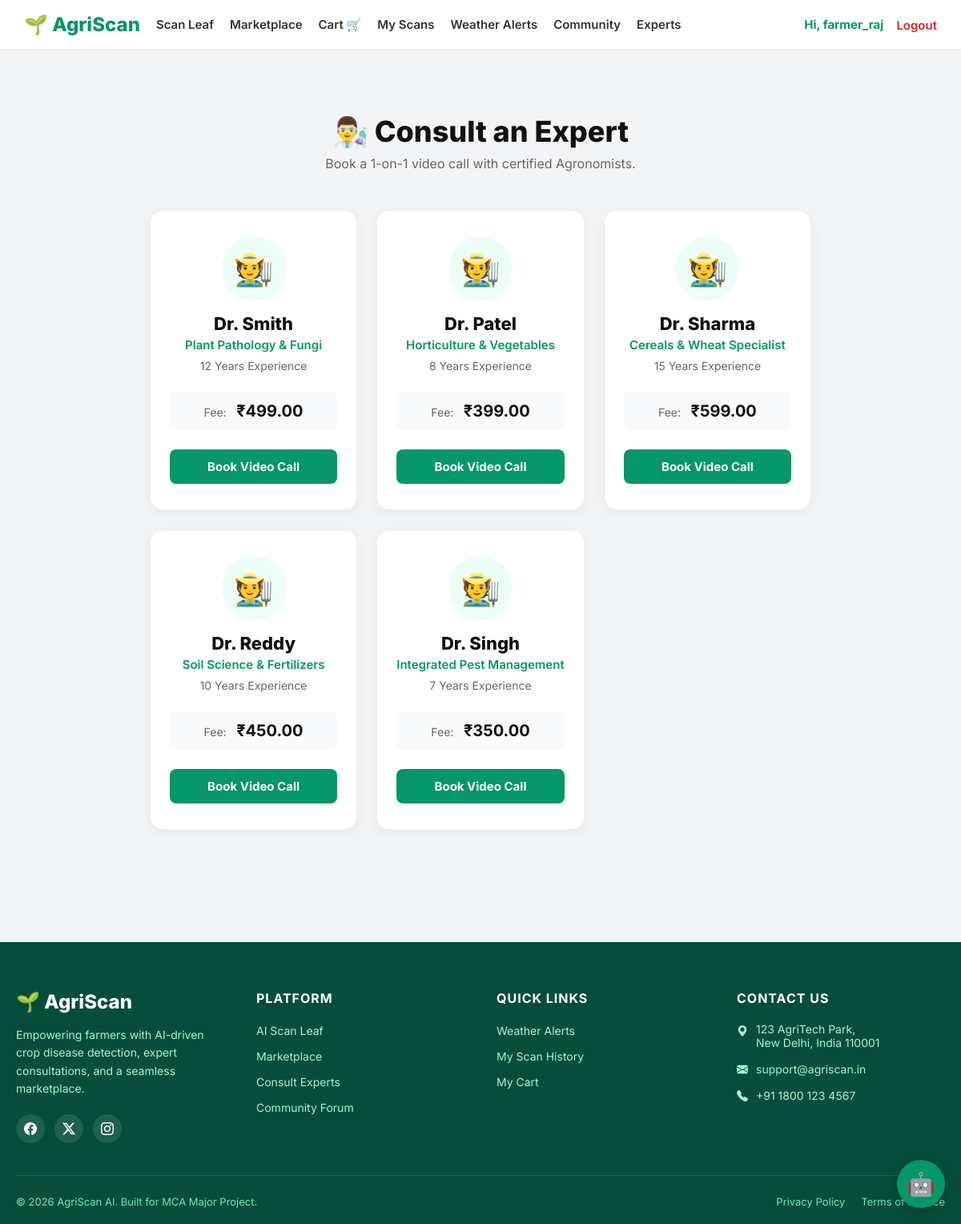
Page /community/experts/ (signed in) on the committed database.
### accounts/models.py (models this page shows)
class User(AbstractUser):
    ROLE_CHOICES = (
        ('farmer', 'Farmer'),
        ('agronomist', 'Agronomist'),
        ('seller', 'Seller'),
        ('admin', 'Admin'),
    )
    role = models.CharField(max_length=20, choices=ROLE_CHOICES, default='farmer')
    phone = models.CharField(max_length=15, blank=True)

class AgronomistProfile(models.Model):
    user = models.OneToOneField(User, on_delete=models.CASCADE, related_name='agronomist_profile')
    specialization = models.CharField(max_length=100)
    experience_years = models.PositiveIntegerField(default=0)
    consultation_fee = models.DecimalField(max_digits=8, decimal_places=2, default=0.0)

### community/views.py (the view)
# urls.py: path('experts/', views.expert_list, name='expert_list'),
@login_required
def expert_list(request):
    if request.user.role != 'farmer':
        return redirect('home')
    experts = AgronomistProfile.objects.select_related('user').all()
    return render(request, 'community/expert_list.html', {'experts': experts})

### templates/community/expert_list.html (shortened to what this page needs)
{% extends "base.html" %}
{% block content %}
<div style="max-width: 1200px; margin: 40px auto; padding: 0 20px;">
    <div style="text-align: center; margin-bottom: 48px;">
        <h1 style="font-size: 36px; font-weight: 800; color: #111; margin-bottom: 8px;">👨‍🔬 Consult an Expert</h1>
        <p style="color: #666; font-size: 16px;">Book a 1-on-1 video call with certified Agronomists.</p>
    </div>
    <div class="expert-grid">
        {% for expert in experts %}
        <div class="expert-card">
            <div class="expert-avatar">
                🧑‍🌾
            </div>
            <h3 class="expert-name">
                Dr. {{ expert.user.username|slice:"3:"|title }}
            </h3>
            <p class="expert-spec">{{ expert.specialization }}</p>
            <p class="expert-exp">{{ expert.experience_years }} Years Experience</p>
            <div class="expert-fee-box">
                <span style="font-size: 14px; color: #666;">Fee:</span>
                <strong style="font-size: 20px; color: #111; margin-left: 8px;">₹{{ expert.consultation_fee }}</strong>
            </div>
            <a href="{% url 'book_consultation' expert.user.id %}" class="expert-btn">
                Book Video Call
            </a>
        </div>
        {% empty %}
        <div style="grid-column: 1 / -1; text-align: center; padding: 60px; background: white; border-radius: 12px;">
            <p style="color: #666; font-size: 16px;">No experts available right now.</p>
        </div>
        {% endfor %}
    </div>
</div>
{% endblock %}

### templates/base.html (shortened to what this page needs)
{% load static %}
<!DOCTYPE html>
<html lang="en">
<head>
    <link href="https://cdn.jsdelivr.net/npm/bootstrap-icons@1.11.0/font/bootstrap-icons.css" rel="stylesheet">
    <link rel="stylesheet" href="{% static 'css/style.css' %}">
</head>
<body>
<nav class="navbar" style="background: white; border-bottom: 1px solid #eee; box-shadow: 0 2px 10px rgba(0,0,0,0.02);">
    <div class="nav-container" style="display: flex; justify-content: space-between; align-items: center; width: 100%; max-width: 1400px; margin: 0 auto; padding: 16px 30px; box-sizing: border-box; gap: 20px;">
        <div style="display: flex; align-items: center; gap: 20px; flex-shrink: 1; overflow: hidden;">
            <a href="/" class="brand" style="font-size: 24px; font-weight: 800; color: #059669; text-decoration: none; white-space: nowrap; flex-shrink: 0;">
                🌱 AgriScan
            </a>
            <div class="nav-links" style="display: flex; align-items: center; gap: 20px; white-space: nowrap;">
                {% if user.is_authenticated %}
                    {% if user.is_superuser or user.role == 'admin' %}
                        <a href="{% url 'admin_dashboard' %}" style="font-size: 15px; font-weight: 600; color: #333; text-decoration: none;">Analytics</a>
                        {% if user.is_superuser %}
                            <a href="/admin/" target="_blank" style="font-size: 15px; font-weight: 600; color: #333; text-decoration: none;">Django Admin ⚙️</a>
                        {% endif %}
                    {% elif user.role == 'seller' %}
                        <a href="{% url 'seller_dashboard' %}" style="font-size: 15px; font-weight: 600; color: #333; text-decoration: none;">Seller Dashboard</a>
                        <a href="{% url 'store' %}" style="font-size: 15px; font-weight: 600; color: #333; text-decoration: none;">View Store</a>
                    {% elif user.role == 'agronomist' %}
                        <a href="{% url 'agronomist_dashboard' %}" style="font-size: 15px; font-weight: 600; color: #333; text-decoration: none;">My Consultations</a>
                    {% else %}
                        <a href="{% url 'home' %}" style="font-size: 15px; font-weight: 600; color: #333; text-decoration: none;">Scan Leaf</a>
                        <a href="{% url 'store' %}" style="font-size: 15px; font-weight: 600; color: #333; text-decoration: none;">Marketplace</a>
                        <a href="{% url 'view_cart' %}" style="font-size: 15px; font-weight: 600; color: #333; text-decoration: none; display: flex; align-items: center; gap: 4px;">Cart 🛒</a>
                        <a href="{% url 'history' %}" style="font-size: 15px; font-weight: 600; color: #333; text-decoration: none;">My Scans</a>
                        <a href="{% url 'weather_dashboard' %}" style="font-size: 15px; font-weight: 600; color: #333; text-decoration: none;">Weather Alerts</a>
                        <a href="{% url 'forum_list' %}" style="font-size: 15px; font-weight: 600; color: #333; text-decoration: none;">Community</a>
                        <a href="{% url 'expert_list' %}" style="font-size: 15px; font-weight: 600; color: #333; text-decoration: none;">Experts</a>
                    {% endif %}
                {% endif %}
            </div>
        </div>
        <div style="display: flex; align-items: center; gap: 16px; white-space: nowrap; flex-shrink: 0; margin-left: 20px;">
            {% if user.is_authenticated %}
                <span style="font-size: 15px; font-weight: 700; color: #059669;">
                    Hi, {{ user.username }}
                </span>
                <form method="post" action="{% url 'logout' %}" style="margin: 0;">
                    <button type="submit" style="background: none; border: none; cursor: pointer; font-family: inherit; font-size: 15px; font-weight: 600; color: #dc2626; padding: 0;">Logout</button>
                </form>
            {% endif %}
        </div>
    </div>
</nav>
<main class="container">
    {% block content %}{% endblock %}
</main>
<footer style="background: #064E3B; color: #D1FAE5; padding: 60px 0 20px 0; margin-top: 60px; font-family: 'Inter', sans-serif;">
    <div style="max-width: 1200px; margin: 0 auto; padding: 0 20px;">
        <div style="display: grid; grid-template-columns: repeat(auto-fit, minmax(200px, 1fr)); gap: 40px; margin-bottom: 40px;">
            <div>
                <a href="{% url 'home' %}" style="display: flex; align-items: center; gap: 8px; font-size: 24px; font-weight: 800; color: white; text-decoration: none; margin-bottom: 16px;">
                    🌱 AgriScan
                </a>
                <p style="font-size: 14px; line-height: 1.6; color: #A7F3D0; margin-bottom: 20px;">
                    Empowering farmers with AI-driven crop disease detection, expert consultations, and a seamless marketplace.
                </p>
                <div style="display: flex; gap: 12px;">
                    <a href="#" style="color: white; background: rgba(255,255,255,0.1); width: 36px; height: 36px; display: flex; align-items: center; justify-content: center; border-radius: 50%; text-decoration: none;"><i class="bi bi-facebook"></i></a>
                    <a href="#" style="color: white; background: rgba(255,255,255,0.1); width: 36px; height: 36px; display: flex; align-items: center; justify-content: center; border-radius: 50%; text-decoration: none;"><i class="bi bi-twitter-x"></i></a>
                    <a href="#" style="color: white; background: rgba(255,255,255,0.1); width: 36px; height: 36px; display: flex; align-items: center; justify-content: center; border-radius: 50%; text-decoration: none;"><i class="bi bi-instagram"></i></a>
                </div>
            </div>
            <div>
                <h4 style="color: white; font-size: 16px; font-weight: 700; margin-bottom: 20px; text-transform: uppercase; letter-spacing: 1px;">Platform</h4>
                <ul style="list-style: none; padding: 0; margin: 0; display: flex; flex-direction: column; gap: 12px;">
                    <li><a href="{% url 'home' %}" style="color: #A7F3D0; text-decoration: none; font-size: 14px;">AI Scan Leaf</a></li>
                    <li><a href="{% url 'store' %}" style="color: #A7F3D0; text-decoration: none; font-size: 14px;">Marketplace</a></li>
                    <li><a href="{% url 'expert_list' %}" style="color: #A7F3D0; text-decoration: none; font-size: 14px;">Consult Experts</a></li>
                    <li><a href="{% url 'forum_list' %}" style="color: #A7F3D0; text-decoration: none; font-size: 14px;">Community Forum</a></li>
                </ul>
            </div>
            <div>
                <h4 style="color: white; font-size: 16px; font-weight: 700; margin-bottom: 20px; text-transform: uppercase; letter-spacing: 1px;">Quick Links</h4>
                <ul style="list-style: none; padding: 0; margin: 0; display: flex; flex-direction: column; gap: 12px;">
                    <li><a href="{% url 'weather_dashboard' %}" style="color: #A7F3D0; text-decoration: none; font-size: 14px;">Weather Alerts</a></li>
                    <li><a href="{% url 'history' %}" style="color: #A7F3D0; text-decoration: none; font-size: 14px;">My Scan History</a></li>
                    <li><a href="{% url 'view_cart' %}" style="color: #A7F3D0; text-decoration: none; font-size: 14px;">My Cart</a></li>
                </ul>
            </div>
            <div>
                <h4 style="color: white; font-size: 16px; font-weight: 700; margin-bottom: 20px; text-transform: uppercase; letter-spacing: 1px;">Contact Us</h4>
                <ul style="list-style: none; padding: 0; margin: 0; display: flex; flex-direction: column; gap: 16px; font-size: 14px; color: #A7F3D0;">
                    <li style="display: flex; gap: 10px; align-items: flex-start;">
                        <i class="bi bi-geo-alt-fill" style="margin-top: 2px;"></i>
                        <span>123 AgriTech Park,<br>New Delhi, India 110001</span>
                    </li>
                    <li style="display: flex; gap: 10px; align-items: center;">
                        <i class="bi bi-envelope-fill"></i>
                        <span>support@agriscan.in</span>
                    </li>
                    <li style="display: flex; gap: 10px; align-items: center;">
                        <i class="bi bi-telephone-fill"></i>
                        <span>+91 1800 123 4567</span>
                    </li>
                </ul>
            </div>
        </div>
        <div style="border-top: 1px solid rgba(255,255,255,0.1); padding-top: 24px; display: flex; justify-content: space-between; align-items: center; flex-wrap: wrap; gap: 16px; font-size: 13px; color: #6EE7B7;">
            <p style="margin: 0;">&copy; 2026 AgriScan AI. Built for MCA Major Project.</p>
            <div style="display: flex; gap: 20px;">
                <a href="#" style="color: #6EE7B7; text-decoration: none;">Privacy Policy</a>
                <a href="#" style="color: #6EE7B7; text-decoration: none;">Terms of Service</a>
            </div>
        </div>
    </div>
</footer>
{% if '/login/' not in request.path and '/register/' not in request.path %}
<div id="chatbot-btn" style="position: fixed; bottom: 20px; right: 20px; background: #059669; color: white; width: 60px; height: 60px; border-radius: 50%; display: flex; align-items: center; justify-content: center; font-size: 28px; cursor: pointer; box-shadow: 0 4px 12px rgba(0,0,0,0.2); z-index: 1000;">
    🤖
</div>
{% endif %}
</body>
</html>

### static/css/style.css (style rules this page uses)
:root { --primary: #059669; --primary-dark: #047857; --bg: #F3F4F6; --card-bg: #FFFFFF; --text-main: #111827; --text-muted: #6B7280; --border: #E5E7EB; --shadow: 0 10px 25px rgba(0,0,0,0.05); }
* { box-sizing: border-box; margin: 0; padding: 0; }
body { font-family: 'Inter', sans-serif; background: var(--bg); color: var(--text-main); display: flex; flex-direction: column; min-height: 100vh; }
.container { max-width: 1100px; margin: 0 auto; padding: 40px 20px; flex: 1; }
.navbar { background: var(--card-bg); box-shadow: 0 2px 10px rgba(0,0,0,0.05); position: sticky; top: 0; z-index: 100; }
.nav-container { max-width: 1100px; margin: 0 auto; padding: 16px 20px; display: flex; justify-content: space-between; align-items: center; }
.brand { font-size: 22px; font-weight: 800; color: var(--primary); text-decoration: none; }
.nav-links { display: flex; gap: 24px; align-items: center; }
.nav-links a { text-decoration: none; color: var(--text-main); font-weight: 500; font-size: 15px; }

### templates/base.html (style rules this page uses)
body { display: flex; flex-direction: column; min-height: 100vh; margin: 0; }
main { flex: 1 0 auto; }

### templates/community/expert_list.html (style rules this page uses)
.expert-grid { display: grid; grid-template-columns: repeat(3, 1fr); gap: 24px; justify-content: center; }
.expert-card { background: white; border-radius: 16px; padding: 32px 24px; text-align: center; box-shadow: 0 4px 15px rgba(0,0,0,0.05); border: 1px solid #eee; transition: transform 0.2s, box-shadow 0.2s; display: flex; flex-direction: column; height: 100%; }
.expert-avatar { width: 80px; height: 80px; background: #ECFDF5; color: #059669; border-radius: 50%; display: flex; align-items: center; justify-content: center; font-size: 40px; margin: 0 auto 16px; }
.expert-name { font-size: 22px; font-weight: 800; color: #111; margin-bottom: 4px; }
.expert-spec { color: #059669; font-weight: 600; font-size: 15px; margin-bottom: 8px; }
.expert-exp { font-size: 14px; color: #666; margin-bottom: 24px; flex: 1; }
.expert-fee-box { background: #F9FAFB; padding: 12px; border-radius: 8px; margin-bottom: 24px; }
.expert-btn { display: block; width: 100%; background: #059669; color: white; padding: 12px; border-radius: 8px; text-decoration: none; font-weight: 700; font-size: 15px; box-sizing: border-box; transition: background 0.2s; }

### rows in the picture
User: username "farmer_raj"
AgronomistProfile: user.username "Smith", specialization "Plant Pathology & Fungi", experience_years "12", consultation_fee "499.00"
AgronomistProfile: user.username "Patel", specialization "Horticulture & Vegetables", experience_years "8", consultation_fee "399.00"
AgronomistProfile: user.username "Sharma", specialization "Cereals & Wheat Specialist", experience_years "15", consultation_fee "599.00"
AgronomistProfile: user.username "Reddy", specialization "Soil Science & Fertilizers", experience_years "10", consultation_fee "450.00"
AgronomistProfile: user.username "Singh", specialization "Integrated Pest Management", experience_years "7", consultation_fee "350.00"
